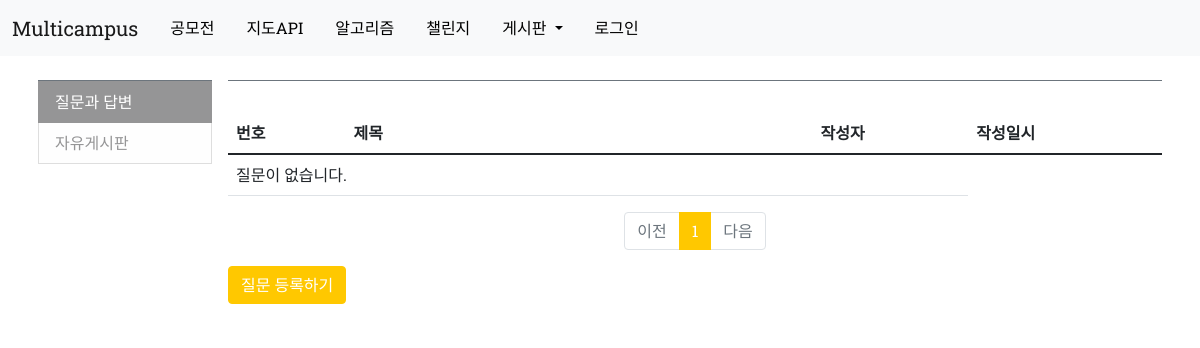
Page /qnaboard/ on the earlier database version.
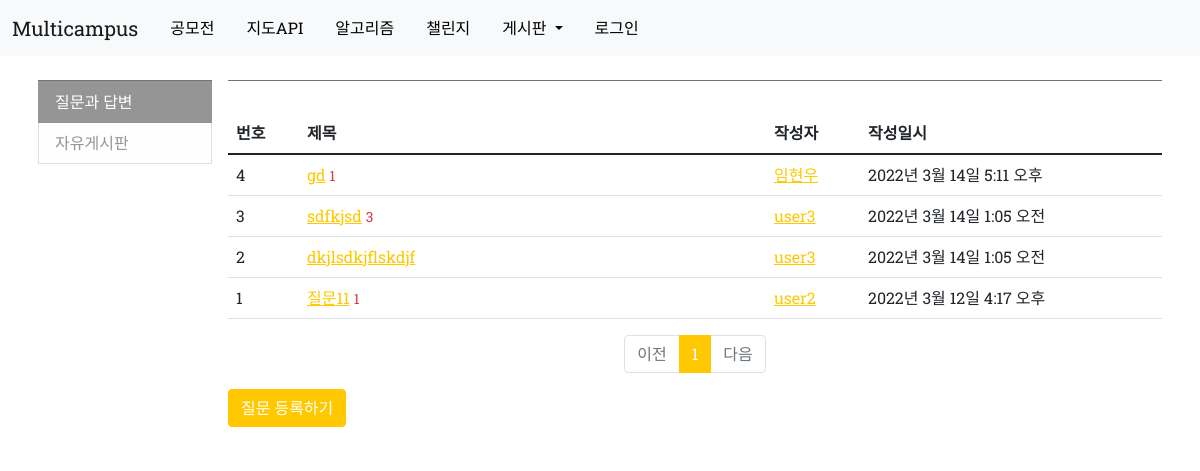
Same page on the later database version.
### qnaboard/models.py (models this page shows, shortened)
class Question(models.Model):
    author = models.ForeignKey(
        user_models.User, related_name="question", on_delete=models.CASCADE)
    subject = models.CharField(max_length=200)
    content = models.TextField()
    create_date = models.DateTimeField()
    modify_date = models.DateTimeField(null=True, blank=True)

### users/models.py (models this page shows, shortened)
class User(AbstractUser):
    COURSE_BIGDATA = "빅데이터 프로젝트과정"
    COURSE_AI = "AI 프로젝트과정"
    COURSE_CLOUD = "클라우드 프로젝트과정"
    COURSE_IOT = "IOT 프로젝트과정"
    COURSE_CHOICES = (
        (COURSE_BIGDATA, "빅데이터 프로젝트과정"),
        (COURSE_AI, "AI 프로젝트과정"),
        (COURSE_CLOUD, "클라우드 프로젝트과정"),
        (COURSE_IOT, "IOT 프로젝트과정")
    )
    birthdate = models.DateField(null=True, blank=True)
    avatar = models.ImageField(upload_to="avatars", blank=True)
    takencourse = models.CharField(
        choices=COURSE_CHOICES, max_length=20, null=True, blank=True)
    hp = models.CharField(max_length=11, null=True, blank=True)
    score = models.IntegerField(default=0)

### qnaboard/views.py (the view)
# urls.py: path('', views.qnaindex, name='index'),
def qnaindex(request):
    page = request.GET.get('page', '1')
    question_list = Question.objects.order_by('-create_date')
    paginator = Paginator(question_list, 10)
    page_obj = paginator.get_page(page)
    context = {'question_list': page_obj}
    return render(request, 'qnaboard/question_list.html', context)

### qnaboard/templatetags/qnaboard_filter.py (called while the page is built)
@register.filter
def sub(value, arg):
    return value - arg

### templates/qnaboard/question_list.html
{% extends 'base.html' %}
{% load qnaboard_filter %}
{% block content %}
<div class="container my-3">
    <div class="row">
        <div class="col-sm-12 col-md-3 col-lg-2 p-2">
<nav id="sidebar" class="border-top border-secondary">
    <div class="list-group">
                <a class="rounded-0 list-group-item list-group-item-action list-group-item-light active"
                   href="{{ cat.get_absolute_url }}">질문과 답변</a>
                <a class="rounded-0 list-group-item list-group-item-action list-group-item-light"
                   href="{{ cat.get_absolute_url }}">자유게시판</a>
    </div>
</nav>
        </div>
        <div class="col-sm-12 col-md-9 col-lg-10 p-2">
<div id="content" class="border-top border-secondary">
    <div class="content_block">
        <div class="row justify-content-between my-3">
<div class="container my-3">
    <table class="table">
        <thead>
        <tr class="thead-dark">
            <th>번호</th>
            <th style = "width: 50%;">제목</th>
            <th>작성자</th>
            <th>작성일시</th>
        </tr>
        </thead>
        <tbody>
        {% if question_list %}
        {% for question in question_list %}
        <tr>
            <td>
                {{ question_list.paginator.count|sub:question_list.start_index|sub:forloop.counter0|add:1 }}
            </td>
            <td class = "text-left">
                <a href="{% url 'qnaboard:detail' question.id %}">{{ question.subject }}</a>
                {% if question.answer_set.count > 0 %}
                <span class="text-danger small ml-2">{{ question.answer_set.count }}</span>
                {% endif %}
            </td>
            <td><a href="{% url 'users:detail' question.author.pk %}">{{ question.author.first_name }}</a></td>
            <td>{{ question.create_date }}</td>
        </tr>
        {% endfor %}
        {% else %}
        <tr>
            <td colspan="3">질문이 없습니다.</td>
        </tr>
        {% endif %}
        </tbody>
    </table>
    <ul class="pagination justify-content-center">
        {% if question_list.has_previous %}
        <li class="page-item">
            <a class="page-link" href="?page={{ question_list.previous_page_number }}">이전</a>
        </li>
        {% else %}
        <li class="page-item disabled">
            <a class="page-link" tabindex="-1" aria-disabled="true" href="#">이전</a>
        </li>
        {% endif %}
        {% for page_number in question_list.paginator.page_range %}
        {% if page_number >= question_list.number|add:-5 and page_number <= question_list.number|add:5 %}
            {% if page_number == question_list.number %}
            <li class="page-item active" aria-current="page">
                <a class="page-link" href="?page={{ page_number }}">{{ page_number }}</a>
            </li>
            {% else %}
            <li class="page-item">
                <a class="page-link" href="?page={{ page_number }}">{{ page_number }}</a>
            </li>
            {% endif %}
        {% endif %}
        {% endfor %}
        {% if question_list.has_next %}
        <li class="page-item">
            <a class="page-link" href="?page={{ question_list.next_page_number }}">다음</a>
        </li>
        {% else %}
        <li class="page-item disabled">
            <a class="page-link" tabindex="-1" aria-disabled="true" href="#">다음</a>
        </li>
        {% endif %}
    </ul>
    <a href="{% url 'qnaboard:question_create' %}" class="btn btn-primary">질문 등록하기</a>
</div>
{% endblock %}

### templates/base.html (shortened to what this page needs)
{% load static %}
<!DOCTYPE html>
<html lang="en">
    <head>
        <link rel="stylesheet" type="text/css" href="{% static 'style.css' %}">
    </head>
    <body id="page-top">
        {% include "navbar.html" %}
        {% block content %}
        {% endblock %}
    </body>
</html>

### templates/navbar.html (shortened to what this page needs)
        <nav class="navbar navbar-expand-lg navbar-light bg-light">
          <div class="container-fluid">
            <a class="navbar-brand" href="{% url 'bigday:index' %}">Multicampus</a>
            <div class="collapse navbar-collapse" id="navbarNavDropdown">
              <ul class="nav justify-content-between">
                <li class="nav-item">
                  <a class="nav-link active" aria-current="page" href="{% url 'competition:index' %}">공모전</a>
                </li>
                <li class="nav-item">
                  <a class="nav-link" href="{% url 'map:index' %}">지도API</a>
                </li>
                <li class="nav-item">
                  <a class="nav-link" href="{% url 'study:index' %}">알고리즘</a>
                </li>
                <li class="nav-item">
                  <a class="nav-link" href="{% url 'challenges:list' %}">챌린지</a>
                </li>
                <li class="nav-item dropdown">
                  <a class="nav-link dropdown-toggle" href="#" id="navbarDropdownMenuLink" role="button" data-bs-toggle="dropdown" aria-expanded="false">
                    게시판
                  </a>
                </li>
                  {% if request.user.is_authenticated %}
                  <a class="nav-link" href="{% url 'users:detail' user.id %}">{{ request.user.first_name }}</a>
                  <a class="nav-link" href="{% url 'users:logout' %}">(로그아웃)</a>
                  {% else %}
                  <li class="nav-item"><a class="nav-link" href="{% url 'users:login' %}">로그인</a></li>
                  {% endif %}
                </ul>
            </div>
          </div>
        </nav>

Differences in the rows shown:
added Question: paginator.count|sub "4", subject "gd", answer_set.count "1", author.first_name "임현우", create_date "2022년 3월 14일 5:11 오후"
added Question: paginator.count|sub "3", subject "sdfkjsd", answer_set.count "3", author.first_name "user3", create_date "2022년 3월 14일 1:05 오전"
added Question: paginator.count|sub "2", subject "dkjlsdkjflskdjf", author.first_name "user3", create_date "2022년 3월 14일 1:05 오전"
added Question: paginator.count|sub "1", subject "질문11", answer_set.count "1", author.first_name "user2", create_date "2022년 3월 12일 4:17 오후"
Other differences:
text no longer shown: "질문이 없습니다."
